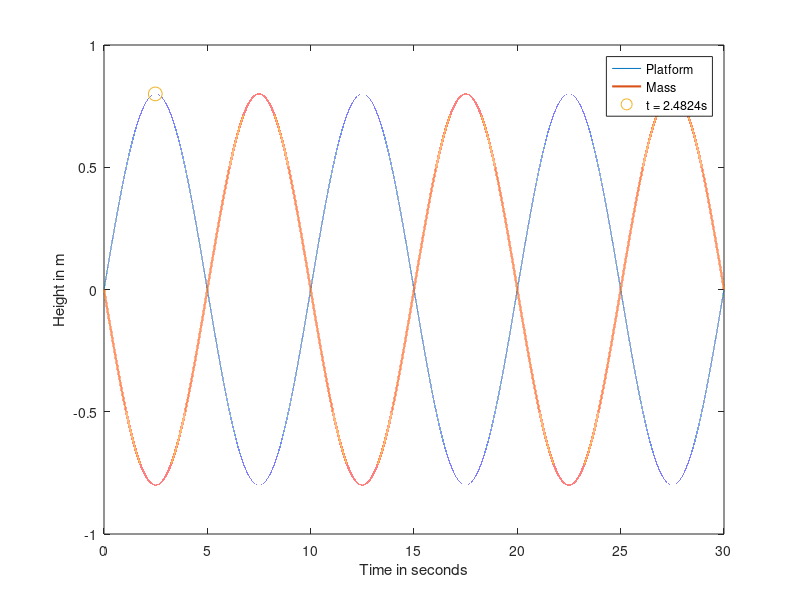
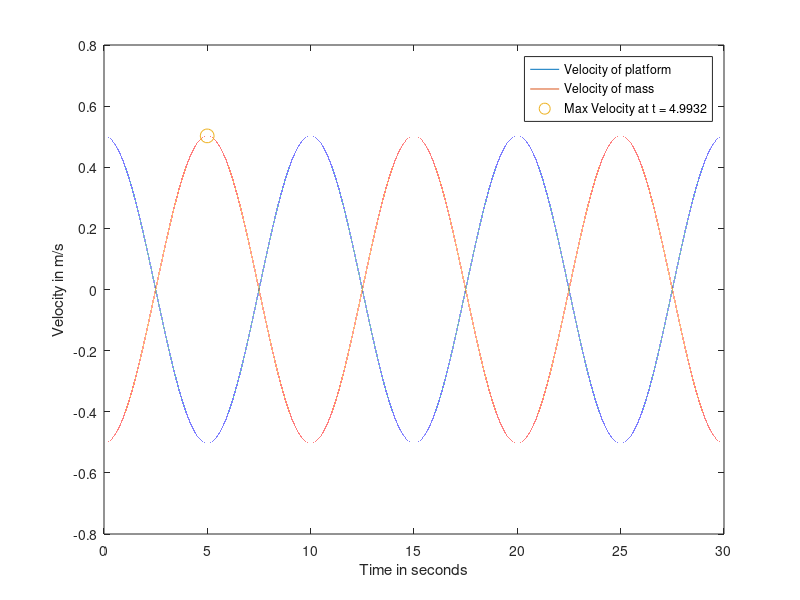
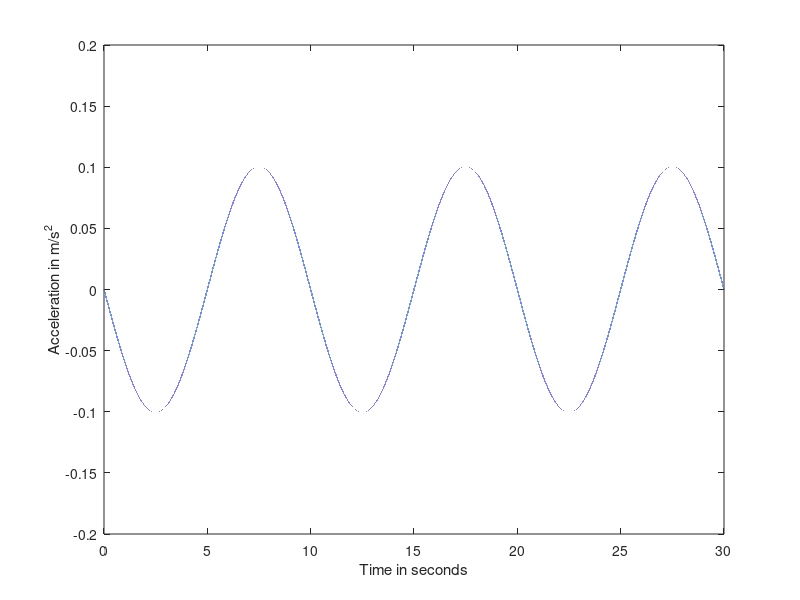
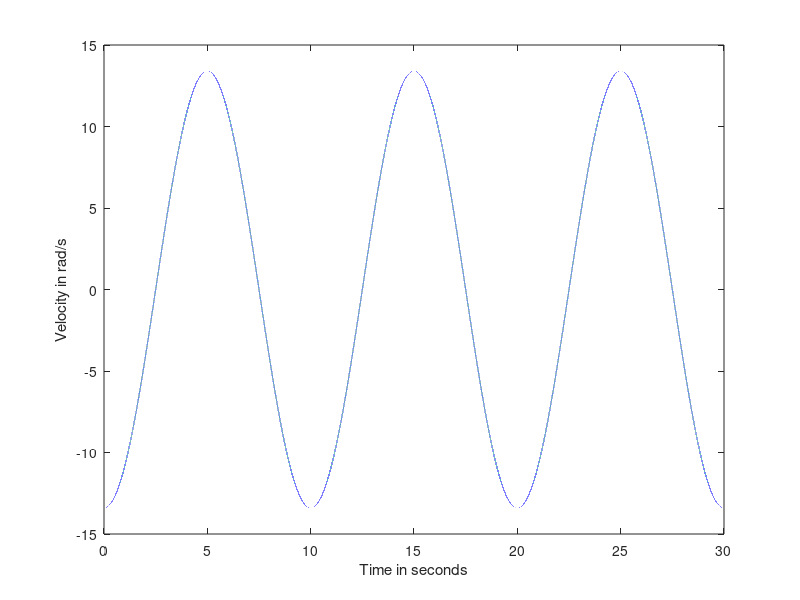

Recreate these plots in MATLAB, in order.
clear; close all; clc; 
%Parameters
rd = 0.225;
m = 9000;
g = 9.81;
dd = 0.45;
nsh = 3;
i_g = 46;
mu_eq = 0.15;
w0 = 5; 

%Time integration
Time = 0.0;
EndTime = 30.0; 
Counter = 1;
StepTime = 1e-4;

    Mm1 = ((m*g*dd)/(2*nsh*2*i_g)) * (1 + mu_eq*tanh(1000000/w0)); 


while Time < EndTime
    %Platform position
    Zp = 0.8*sin(pi/5 * Time);
    ZpDot = ((4*pi*cos(pi*Time/5))/25); 
    ZpDotDot = -((4*pi*sin(pi*Time/5))/125); 

    %Mass position
    Zm = -0.8*sin((pi)/5 * Time);
    ZmDot = -(4*pi*cos(pi*Time/5)/25);
    ZmDotDot = (4*pi*sin(pi*Time/5)/125); 

    % Wm
    wm = 6*ZmDot/rd; 

    %Mm
    Mm = ((m*g*dd)/(2*nsh*2*i_g)) * (1 + mu_eq*tanh(wm/w0)); 

    TimePlot(Counter) = Time;
    zPlot(Counter) = Zp;
    wPlot(Counter) = ZpDot;
    aPlot(Counter) = ZpDotDot; 
    zmPlot(Counter) = Zm; 
    zmDotPlot(Counter) = ZmDot; 
    zmDotDotPlot(Counter) = ZmDotDot; 
    wmPlot(Counter) = wm;
    MmPlot(Counter) = Mm;

    Time = Time + StepTime;
    Counter = Counter + 1; 



end 
plot(TimePlot, zPlot);
xlabel('Time in seconds');
ylabel('Height in m'); 
hold on

plot(TimePlot, zmPlot, 'LineWidth', 1.5);
xlabel('Time in seconds');
ylabel('Height in m'); 
hold on

t1pos = max(zPlot); 
plot(2.4824, t1pos, 'o', 'MarkerSize' , 10);
legend('Platform', 'Mass', 't = 2.4824s');

figure
plot(TimePlot, wPlot); 
xlabel('Time in seconds');
ylabel('Velocity in m/s'); 
hold on

plot(TimePlot, zmDotPlot); 
t1vel = max(zmDotPlot); 
hold on

plot(4.9932, t1vel, 'o', 'MarkerSize', 10);
legend('Velocity of platform', 'Velocity of mass', 'Max Velocity at t = 4.9932')

figure
plot(TimePlot, aPlot); 
xlabel('Time in seconds');
ylabel('Acceleration in m/s^2'); 

figure
plot(TimePlot, wmPlot); 
xlabel('Time in seconds');
ylabel('Velocity in rad/s'); 

figure
plot(TimePlot, MmPlot); 
xlabel('Time in seconds');
ylabel('Motor Moment in Nm'); 


a = max(abs(aPlot)); 
w = max(abs(wPlot)); 
wmMax = max(abs(wmPlot)); 


